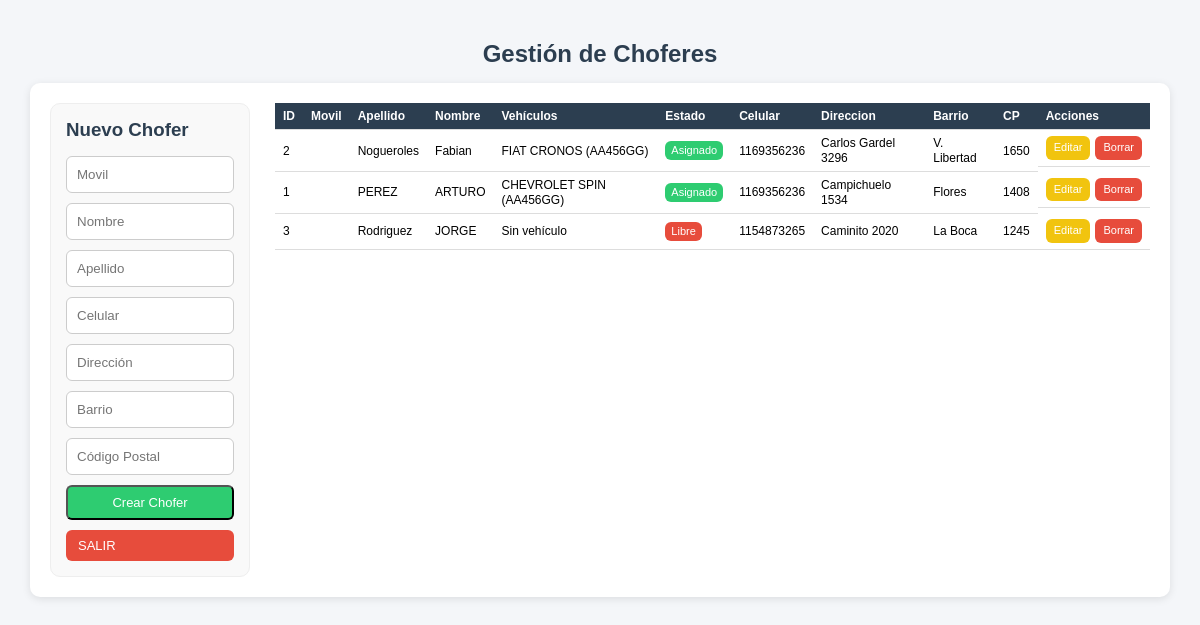
The page /php/00_administracion/choferes/listado_choferes.php (signed in) on the database as committed earlier.
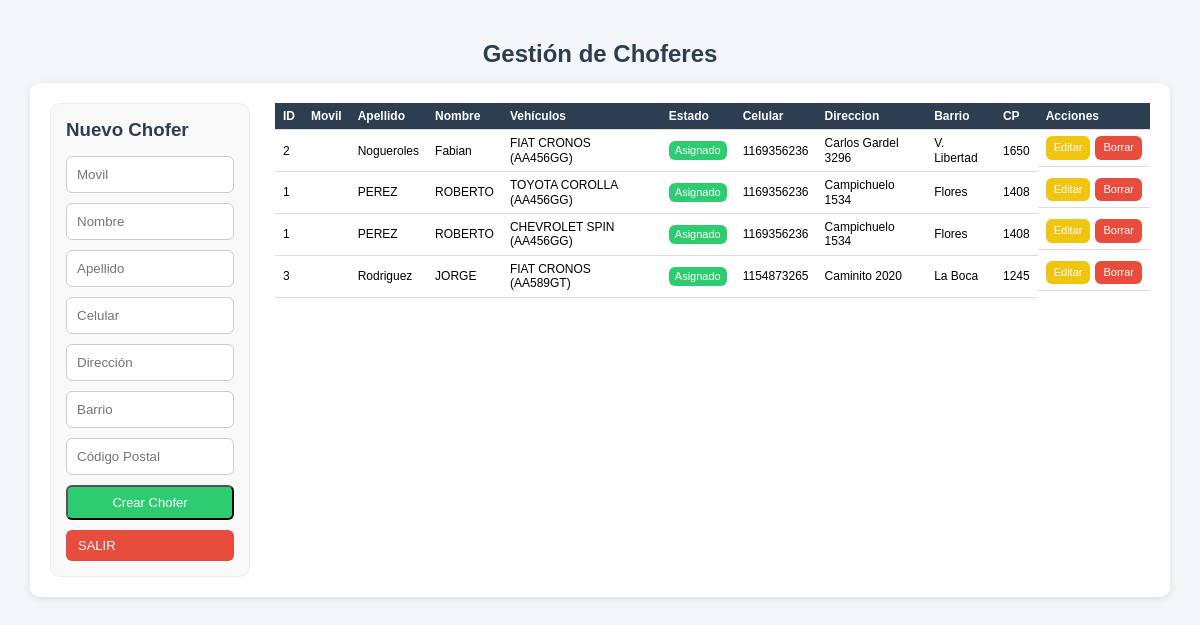
The same page on the database as committed later.
### tables this page shows
CREATE TABLE `choferes` (
  `id` int(11) NOT NULL,
  `nombre` varchar(100) NOT NULL,
  `apellido` varchar(100) NOT NULL,
  `cel` int(10) NOT NULL,
  `dir` varchar(30) NOT NULL,
  `barrio` varchar(20) NOT NULL,
  `cp` int(4) NOT NULL,
  `id_vehiculo` int(11) DEFAULT NULL,
  `user_id` int(11) NOT NULL
);

CREATE TABLE `vehiculos` (
  `id` int(11) NOT NULL,
  `categoria` varchar(15) NOT NULL,
  `marca` varchar(50) NOT NULL,
  `modelo` varchar(50) NOT NULL,
  `patente` varchar(20) DEFAULT NULL,
  `estado` varchar(20) NOT NULL,
  `color` varchar(20) NOT NULL,
  `id_chofer` int(4) DEFAULT NULL
);

### funciones/funciones.php (called while the page is built, shortened)
<?php
function conexion()
{
    $host = 'localhost';
    $db   = 'app_viajes';
    $user = 'root';
    $pass = 'belgrado';
    try {
        $dsn = "mysql:host=$host;dbname=$db;charset=utf8mb4";
        $conn = new PDO($dsn, $user, $pass, [
            PDO::ATTR_ERRMODE => PDO::ERRMODE_EXCEPTION,
            PDO::ATTR_DEFAULT_FETCH_MODE => PDO::FETCH_ASSOC,
            PDO::MYSQL_ATTR_INIT_COMMAND => "SET NAMES utf8mb4"
        ]);
        return $conn;
    } catch (PDOException $e) {
        echo "Error de conexión: " . $e->getMessage();
    }
}
?>
<?php
function obtenerChoferes()
{
    $pdo = conexion();
    $sql = "SELECT c.*,
                   v.patente,
                   v.marca,
                   v.modelo
            FROM choferes c
            LEFT JOIN vehiculos v ON c.id = v.id_chofer
            ORDER BY c.apellido ASC, c.nombre ASC";
    return $pdo->query($sql)->fetchAll(PDO::FETCH_ASSOC);
}

### php/00_administracion/choferes/listado_choferes.php (the view, shortened to what the changed rows need)
<?php
include_once "../../../funciones/funciones.php";
$choferes = obtenerChoferes();
?>
<!DOCTYPE html>
<html lang="es">
<head>
    <link rel="stylesheet" href="../../../css/estilos.css">
</head>
<body>
    <div class="container">
        <h2 class="text-center">Gestión de Choferes</h2>
        <div class="card operadores-layout">
            <div class="col-tabla">
                <table class="table">
                    <thead>
                        <tr>
                            <th>ID</th>
                            <th>Movil</th>
                            <th>Apellido</th>
                            <th>Nombre</th>
                            <th>Vehículos</th>
                            <th>Estado</th>
                            <th>Celular</th>
                            <th>Direccion</th>
                            <th>Barrio</th>
                            <th>CP</th>
                            <th>Acciones</th>
                        </tr>
                    </thead>
                    <tbody>
                        <?php if (count($choferes) > 0): ?>
                            <?php foreach ($choferes as $c): ?>
                                <tr>
                                    <td><?php echo $c['id']; ?></td>
                                    <td><?php echo htmlspecialchars($c['movil']); ?></td>
                                    <td><?php echo htmlspecialchars($c['apellido']); ?></td>
                                    <td><?php echo htmlspecialchars($c['nombre']); ?></td>
                                    <td>
                                        <?php if (!empty($c['patente'])): ?>
                                            <?php echo htmlspecialchars($c['marca'] . ' ' . $c['modelo'] . ' (' . $c['patente'] . ')'); ?>
                                        <?php else: ?>
                                            Sin vehículo
                                        <?php endif; ?>
                                    </td>
                                    <td>
                                        <?php if (!empty($c['patente'])): ?>
                                            <span class="badge badge-success">Asignado</span>
                                        <?php else: ?>
                                            <span class="badge badge-danger">Libre</span>
                                        <?php endif; ?>
                                    </td>
                                    <td><?php echo htmlspecialchars($c['cel']); ?></td>
                                    <td><?php echo htmlspecialchars($c['dir']); ?></td>
                                    <td><?php echo htmlspecialchars($c['barrio']); ?></td>
                                    <td><?php echo htmlspecialchars($c['cp']); ?></td>
                                    <td>
                                        <a href="?editar=<?php echo $c['id']; ?>" class="btn btn-warning">Editar</a>
                                        <a href="?borrar=<?php echo $c['id']; ?>"
                                            class="btn btn-danger"
                                            onclick="return confirm('¿Eliminar chofer?')">
                                            Borrar
                                        </a>
                                    </td>
                                </tr>
                            <?php endforeach; ?>
                        <?php else: ?>
                            <tr>
                                <td colspan="5">No hay choferes.</td>
                            </tr>
                        <?php endif; ?>
                    </tbody>
                </table>
            </div>
        </div>
    </div>
</body>
</html>

Rows that differ between the two databases and show on the page:
now on one of the page's lists (row edited): choferes: id "1", apellido "PEREZ", nombre "ROBERTO", vehiculos.marca+modelo+patente "CHEVROLET SPIN (AA456GG)", cel "1169356236", dir "Campichuelo 1534", barrio "Flores", cp "1408"
changed choferes "PEREZ": nombre "ARTURO" → "ROBERTO"; vehiculos.marca+modelo+patente "CHEVROLET SPIN (AA456GG)" → "TOYOTA COROLLA (AA456GG)"
changed choferes "Rodriguez": vehiculos.marca+modelo+patente (not shown) → "FIAT CRONOS (AA589GT)"; text "Sin vehículo Libre" → "Asignado"
